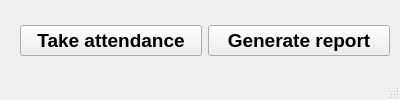
<?xml version="1.0" encoding="UTF-8"?>
<ui version="4.0">
 <class>MainWindow</class>
 <widget class="QMainWindow" name="MainWindow">
  <property name="geometry">
   <rect>
    <x>0</x>
    <y>0</y>
    <width>400</width>
    <height>100</height>
   </rect>
  </property>
  <property name="minimumSize">
   <size>
    <width>400</width>
    <height>100</height>
   </size>
  </property>
  <property name="maximumSize">
   <size>
    <width>400</width>
    <height>100</height>
   </size>
  </property>
  <property name="windowTitle">
   <string>MainWindow</string>
  </property>
  <widget class="QWidget" name="centralwidget">
   <widget class="QWidget" name="horizontalLayoutWidget">
    <property name="geometry">
     <rect>
      <x>20</x>
      <y>10</y>
      <width>370</width>
      <height>61</height>
     </rect>
    </property>
    <layout class="QHBoxLayout" name="horizontalLayout">
     <item>
      <widget class="QPushButton" name="takeAttendance_btn">
       <property name="font">
        <font>
         <pointsize>14</pointsize>
         <bold>true</bold>
        </font>
       </property>
       <property name="text">
        <string>Take attendance</string>
       </property>
      </widget>
     </item>
     <item>
      <widget class="QPushButton" name="report_btn">
       <property name="font">
        <font>
         <pointsize>14</pointsize>
         <bold>true</bold>
        </font>
       </property>
       <property name="text">
        <string>Generate report</string>
       </property>
      </widget>
     </item>
    </layout>
   </widget>
  </widget>
  <widget class="QMenuBar" name="menubar">
   <property name="geometry">
    <rect>
     <x>0</x>
     <y>0</y>
     <width>400</width>
     <height>25</height>
    </rect>
   </property>
  </widget>
  <widget class="QStatusBar" name="statusbar"/>
 </widget>
 <resources/>
 <connections/>
</ui>
